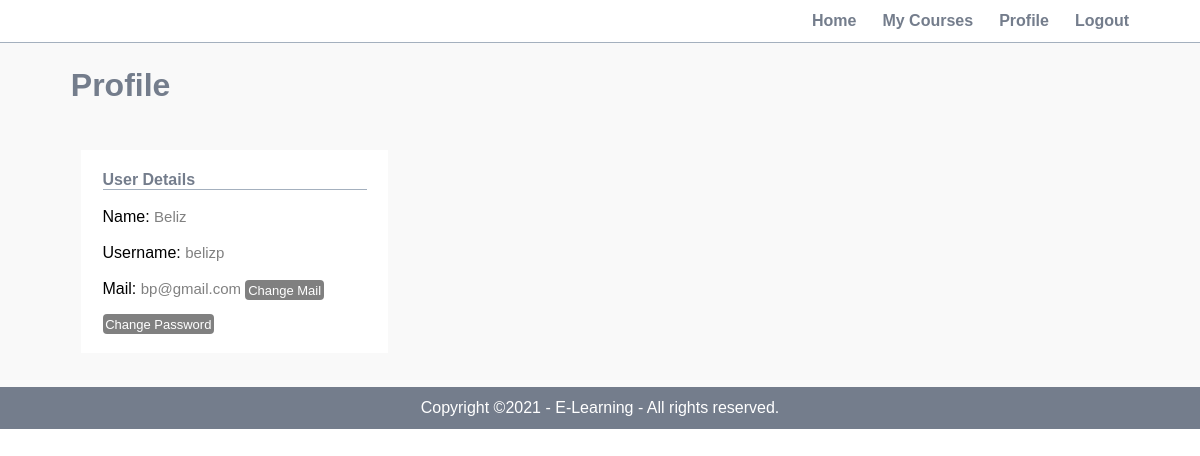
The page /teacher/profile.php (signed in) on the database its author committed.
### tables this page shows
CREATE TABLE `teacher` (
  `id` int(10) UNSIGNED NOT NULL,
  `full_name` varchar(50) NOT NULL,
  `password` varchar(255) NOT NULL,
  `mail` varchar(50) NOT NULL,
  `username` varchar(50) NOT NULL
);

### teacher/profile.php (the view, shortened to what this page needs)
<?php include('partials/menu.php'); ?>
        <div class="main-content">
            <div class="wrapper">
                <h1>Profile</h1>
                <br>
                <br>
                <div class="col-4 text-left">
                    <h4>User Details</h4>
                    <br>
                    <?php
                        $act_user = $_SESSION['user'];
                        $sql = "SELECT * FROM teacher WHERE username = '$act_user'";
                        $res = mysqli_query($conn, $sql);
                        if($res==TRUE){
                            $count = mysqli_num_rows($res);
                            if($count == 1){
                                $rows = mysqli_fetch_assoc($res);
                                $full_name = $rows['full_name'];
                                $username = $rows['username'];
                                $mail = $rows['mail'];
                                $id = $rows['id'];
                                ?>
                                Name: <span class="font-small"><?php echo $full_name; ?></span><br><br>
                                Username: <span class="font-small"><?php echo $username; ?></span><br><br>
                                Mail: <span class="font-small"><?php echo $mail; ?></span>  <a href="<?php echo SITEURL;?>teacher/update-mail.php?id=<?php echo $id; ?>" class="btn btn-grey">Change Mail</a> <br><br>
                                <a href="<?php echo SITEURL;?>teacher/update-password.php?id=<?php echo $id; ?>" class="btn btn-grey">Change Password</a>
                                <?php
                            }
                            else{
                                    echo  "<br>No Course";
                            }
                        }
                    ?>
                    </div>
            </div>
        </div>
<?php include('partials/footer.php'); ?>

### css/student.css (style rules this page uses)
* { margin: 0; padding: 0; font-family: Arial, Helvetica, sans-serif; }
.wrapper { padding: 1%; width: 90%; margin: 0 auto; }
.wrapper h1 { color: #747d8c; }
.text-left { text-align: left; }
.btn { border-radius: 4px; text-decoration: none; padding: 1%; color: white; font-size: 13px; }
.btn-grey { background-color: grey; }
.main-content { background-color: #f9f9f9; padding: 1%; }
.col-4 { width: 25%; background-color: white; margin: 1%; padding: 2%; float: left; }
.main-content h4 { text-decoration: none; font-weight: bold; color: #747d8c; border-bottom: 1px solid #a4b0be; }
.font-small { font-size: 15px; color: grey; }

### rows shown on the page
teacher: full_name "Beliz", username "belizp", mail "bp@gmail.com"
